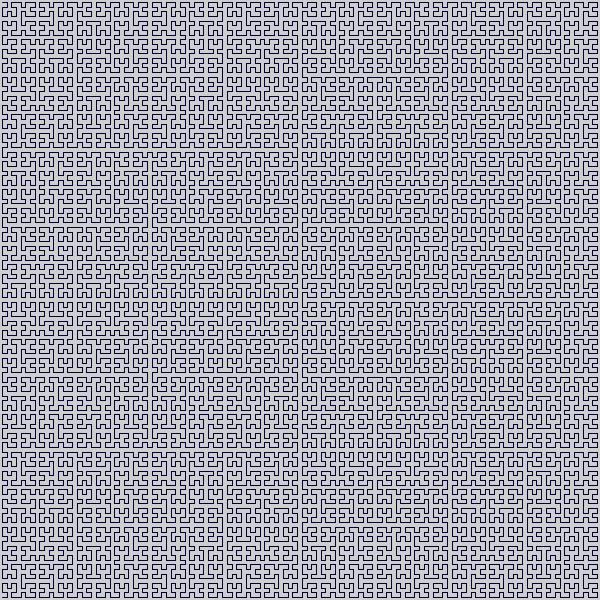
Frame 1 (no input)
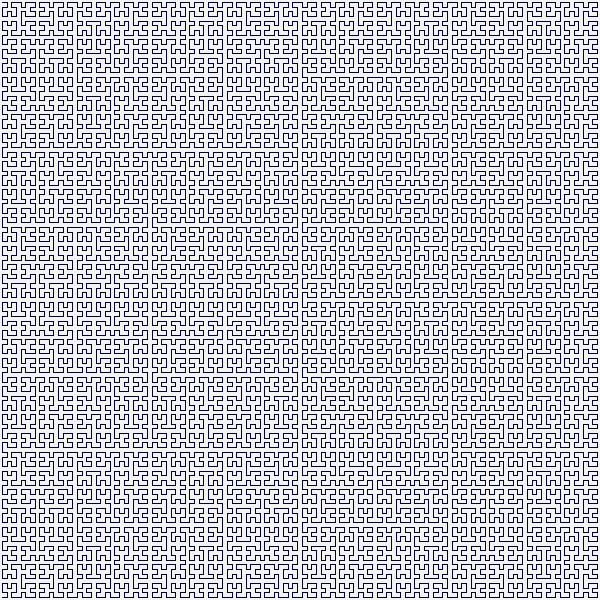
Frame 60 (the mouse pressed at the canvas centre just before this capture)
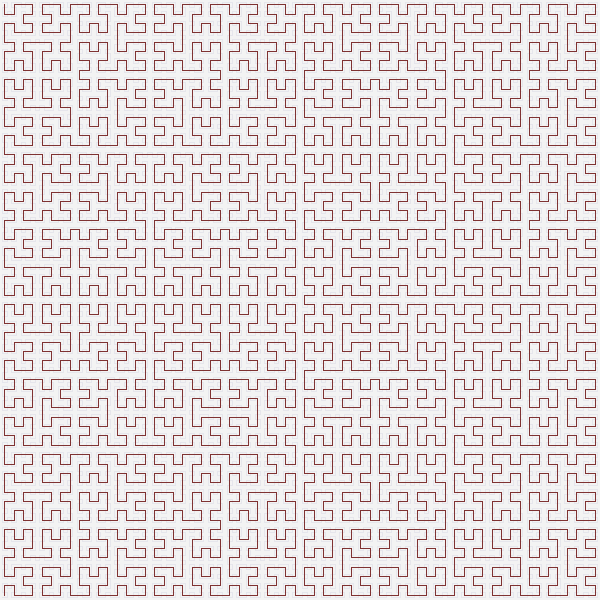
Frame 120 (the mouse held since frame 60 and released just before this capture)

The Processing sketch that drew these frames (run headless with seeded random() and noise(); from frame 60 on, the mouse is pressed at the canvas centre):

// Processing sketch: hilbert_curve
// ── hilbert_curve.pde
/*
  // thomas diewald
 // 
 // hilbert curve - quick and short example
 //
 // 16.11.2010
 // last updated: 16.11.2010 (thomas)
 */

int levels = 6; // recursion depth

void setup() {
  size(600, 600);
}



void draw() {
  //levels = mouseX/95;

  noStroke(); 
  fill(255, 10); 
  rect(0, 0, width, height);

  Vector c[] = hilbert(  new Vector(width/2, height/2, 0), 300.0, levels, 0, 1, 2, 3); // hilbert(center, side-length, recursion depth, start-indices)

  strokeWeight(1); 
  stroke(map(mouseX, 0, width, 0, 255), map(mouseY, 0, height, 0, 100), 50);
  for (int i = 0; i < c.length-1; i++)
    line(c[i].x, c[i].y, c[i+1].x, c[i+1].y);
}





Vector[] hilbert( Vector c_, float side, int iterations, int index_a, int index_b, int index_c, int index_d ) { 
  Vector c[] = new Vector[4];
  c[index_a] = new Vector(  c_.x - side/2, c_.y - side/2, 0  );
  c[index_b] = new Vector(  c_.x + side/2, c_.y - side/2, 0  );
  c[index_c] = new Vector(  c_.x + side/2, c_.y + side/2, 0  );
  c[index_d] = new Vector(  c_.x - side/2, c_.y + side/2, 0  );

  if ( --iterations >= 0) {
    Vector tmp[] = new Vector[0];
    tmp = (Vector[]) concat(tmp, hilbert ( c[0], side/2, iterations, index_a, index_d, index_c, index_b  ));
    tmp = (Vector[]) concat(tmp, hilbert ( c[1], side/2, iterations, index_a, index_b, index_c, index_d  ));
    tmp = (Vector[]) concat(tmp, hilbert ( c[2], side/2, iterations, index_a, index_b, index_c, index_d  ));
    tmp = (Vector[]) concat(tmp, hilbert ( c[3], side/2, iterations, index_c, index_b, index_a, index_d  ));
    return tmp;
  }
  return c;
}





class Vector {
  float x, y, z;
  Vector( float x, float y, float  z) {
    this.x = x; 
    this.y = y; 
    this.z = z;
  }
}

void mousePressed() {
  if (mouseButton == LEFT) {
    levels++;
  } else {
    levels--;
  }
}
